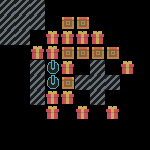

Rendered tile map (Tiled .tmx) drawn with the repository's tilesets; below, a short description and the full map source, tile grids included:
An orthogonal 10x10 tile map with 15x15 px tiles, 1 tile layer (Layer).

<map version="1.2" tiledversion="1.2.4" orientation="orthogonal" renderorder="right-down" width="10" height="10" tilewidth="15" tileheight="15" infinite="0" nextlayerid="13" nextobjectid="21">
 <tileset firstgid="1" source="tileset.tsx" />
 <layer id="7" name="Layer" width="10" height="10">
  <data encoding="csv">
22,22,22,0,0,0,0,0,0,0,
22,22,22,0,10,10,0,0,0,0,
22,22,0,14,14,14,14,0,0,0,
0,0,14,14,10,10,10,10,0,0,
0,0,22,6,14,0,22,0,14,0,
0,0,22,6,10,22,22,22,0,0,
0,0,22,14,14,0,22,0,0,0,
0,0,0,14,0,14,0,14,0,0,
0,0,0,0,0,0,0,0,0,0,
0,0,0,0,0,0,0,0,0,0
</data>
 </layer>
 <objectgroup id="12" name="Object Layer 1" />
</map>
